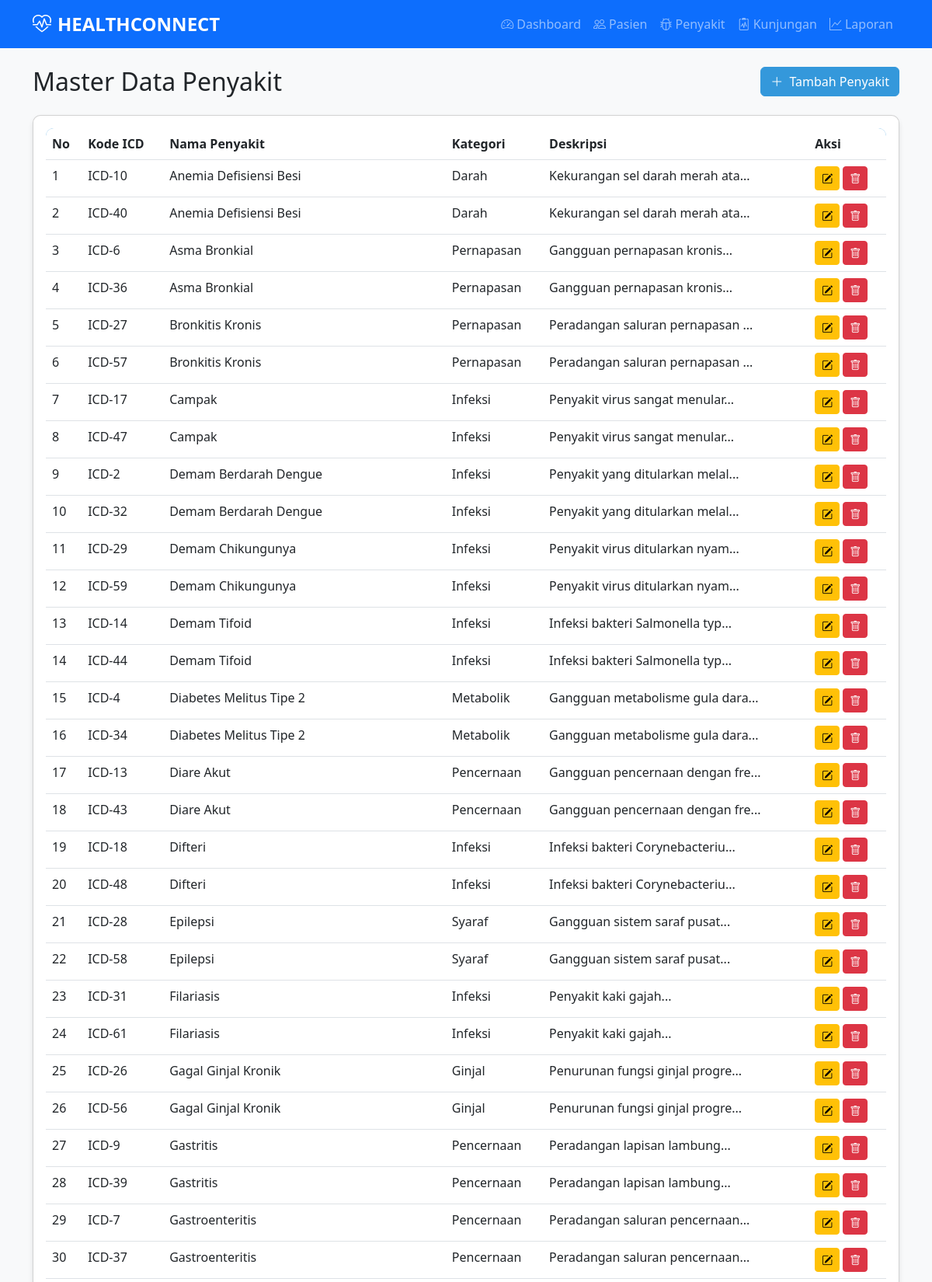
Screenshot of /sistem-kesehatan/sistem-kesehatan/pages/penyakit.php (upper part) with the database file from the repository.
### tables this page shows
CREATE TABLE `penyakit` (
  `id_penyakit` int NOT NULL,
  `nama` varchar(100) NOT NULL,
  `kategori` varchar(50) NOT NULL,
  `deskripsi` text
);

### sistem-kesehatan/sistem-kesehatan/pages/penyakit.php (the view, shortened to what this page needs)
<?php include '../includes/header2.php'; ?>
<?php include '../config/database.php'; ?>
<div class="d-flex justify-content-between align-items-center mb-4">
    <h2 class="mb-0">Master Data Penyakit</h2>
    <button class="btn btn-primary" data-bs-toggle="modal" data-bs-target="#tambahPenyakitModal">
        <i class="bi bi-plus-lg me-1"></i> Tambah Penyakit
    </button>
</div>
<div class="card">
    <div class="card-body">
        <div class="table-responsive">
            <table class="table table-hover" id="penyakitTable">
                <thead>
                    <tr>
                        <th>No</th>
                        <th>Kode ICD</th>
                        <th>Nama Penyakit</th>
                        <th>Kategori</th>
                        <th>Deskripsi</th>
                        <th>Aksi</th>
                    </tr>
                </thead>
                <tbody>
                    <?php
                        $query = "SELECT * FROM Penyakit ORDER BY nama";
                        $result = $conn->query($query);
                        $no = 1;
                        while ($row = $result->fetch_assoc()) {
                            echo "<tr>
                                <td>{$no}</td>
                                <td>ICD-{$row['id_penyakit']}</td>
                                <td>{$row['nama']}</td>
                                <td>{$row['kategori']}</td>
                                <td>" . substr($row['deskripsi'], 0, 30) . "...</td>
                                <td>
                                    <button class='btn btn-sm btn-warning edit-penyakit' data-id='{$row['id_penyakit']}'>
                                        <i class='bi bi-pencil-square'></i>
                                    </button>
                                    <button class='btn btn-sm btn-danger hapus-penyakit' data-id='{$row['id_penyakit']}'>
                                        <i class='bi bi-trash'></i>
                                    </button>
                                </td>
                            </tr>";
                            $no++;
                        }
                        ?>
                </tbody>
            </table>
        </div>
    </div>
</div>
<?php include '../includes/footer.php'; ?>

### sistem-kesehatan/sistem-kesehatan/assets/css/style.css (style rules this page uses)
:root { --primary-color: #2c3e50; --secondary-color: #3498db; --accent-color: #e74c3c; --light-color: #ecf0f1; --dark-color: #2c3e50; }
body { font-family: 'Segoe UI', Tahoma, Geneva, Verdana, sans-serif; background-color: #f8f9fa; }
.card { border-radius: 10px; box-shadow: 0 4px 6px rgba(0, 0, 0, 0.1); transition: transform 0.3s ease; margin-bottom: 20px; }
.btn-primary { background-color: var(--secondary-color); border-color: var(--secondary-color); }
.table-responsive { border-radius: 10px; overflow: hidden; }
.table thead { background-color: var(--secondary-color); color: white; }
.table th { font-weight: 600; }

### rows the page displays
penyakit: id_penyakit "10", nama "Anemia Defisiensi Besi", kategori "Darah", deskripsi "Kekurangan sel darah merah ata"
penyakit: id_penyakit "40", nama "Anemia Defisiensi Besi", kategori "Darah", deskripsi "Kekurangan sel darah merah ata"
penyakit: id_penyakit "6", nama "Asma Bronkial", kategori "Pernapasan", deskripsi "Gangguan pernapasan kronis"
penyakit: id_penyakit "36", nama "Asma Bronkial", kategori "Pernapasan", deskripsi "Gangguan pernapasan kronis"
penyakit: id_penyakit "27", nama "Bronkitis Kronis", kategori "Pernapasan", deskripsi "Peradangan saluran pernapasan"
penyakit: id_penyakit "57", nama "Bronkitis Kronis", kategori "Pernapasan", deskripsi "Peradangan saluran pernapasan"
penyakit: id_penyakit "17", nama "Campak", kategori "Infeksi", deskripsi "Penyakit virus sangat menular"
penyakit: id_penyakit "47", nama "Campak", kategori "Infeksi", deskripsi "Penyakit virus sangat menular"
penyakit: id_penyakit "2", nama "Demam Berdarah Dengue", kategori "Infeksi", deskripsi "Penyakit yang ditularkan melal"
penyakit: id_penyakit "32", nama "Demam Berdarah Dengue", kategori "Infeksi", deskripsi "Penyakit yang ditularkan melal"
penyakit: id_penyakit "29", nama "Demam Chikungunya", kategori "Infeksi", deskripsi "Penyakit virus ditularkan nyam"
penyakit: id_penyakit "59", nama "Demam Chikungunya", kategori "Infeksi", deskripsi "Penyakit virus ditularkan nyam"
penyakit: id_penyakit "14", nama "Demam Tifoid", kategori "Infeksi", deskripsi "Infeksi bakteri Salmonella typ"
penyakit: id_penyakit "44", nama "Demam Tifoid", kategori "Infeksi", deskripsi "Infeksi bakteri Salmonella typ"
penyakit: id_penyakit "4", nama "Diabetes Melitus Tipe 2", kategori "Metabolik", deskripsi "Gangguan metabolisme gula dara"
penyakit: id_penyakit "34", nama "Diabetes Melitus Tipe 2", kategori "Metabolik", deskripsi "Gangguan metabolisme gula dara"
penyakit: id_penyakit "13", nama "Diare Akut", kategori "Pencernaan", deskripsi "Gangguan pencernaan dengan fre"
penyakit: id_penyakit "43", nama "Diare Akut", kategori "Pencernaan", deskripsi "Gangguan pencernaan dengan fre"
penyakit: id_penyakit "18", nama "Difteri", kategori "Infeksi", deskripsi "Infeksi bakteri Corynebacteriu"
penyakit: id_penyakit "48", nama "Difteri", kategori "Infeksi", deskripsi "Infeksi bakteri Corynebacteriu"
penyakit: id_penyakit "28", nama "Epilepsi", kategori "Syaraf", deskripsi "Gangguan sistem saraf pusat"
penyakit: id_penyakit "58", nama "Epilepsi", kategori "Syaraf", deskripsi "Gangguan sistem saraf pusat"
penyakit: id_penyakit "31", nama "Filariasis", kategori "Infeksi", deskripsi "Penyakit kaki gajah"
penyakit: id_penyakit "61", nama "Filariasis", kategori "Infeksi", deskripsi "Penyakit kaki gajah"
penyakit: id_penyakit "26", nama "Gagal Ginjal Kronik", kategori "Ginjal", deskripsi "Penurunan fungsi ginjal progre"
penyakit: id_penyakit "56", nama "Gagal Ginjal Kronik", kategori "Ginjal", deskripsi "Penurunan fungsi ginjal progre"
penyakit: id_penyakit "9", nama "Gastritis", kategori "Pencernaan", deskripsi "Peradangan lapisan lambung"
penyakit: id_penyakit "39", nama "Gastritis", kategori "Pencernaan", deskripsi "Peradangan lapisan lambung"
penyakit: id_penyakit "7", nama "Gastroenteritis", kategori "Pencernaan", deskripsi "Peradangan saluran pencernaan"
penyakit: id_penyakit "37", nama "Gastroenteritis", kategori "Pencernaan", deskripsi "Peradangan saluran pencernaan"
